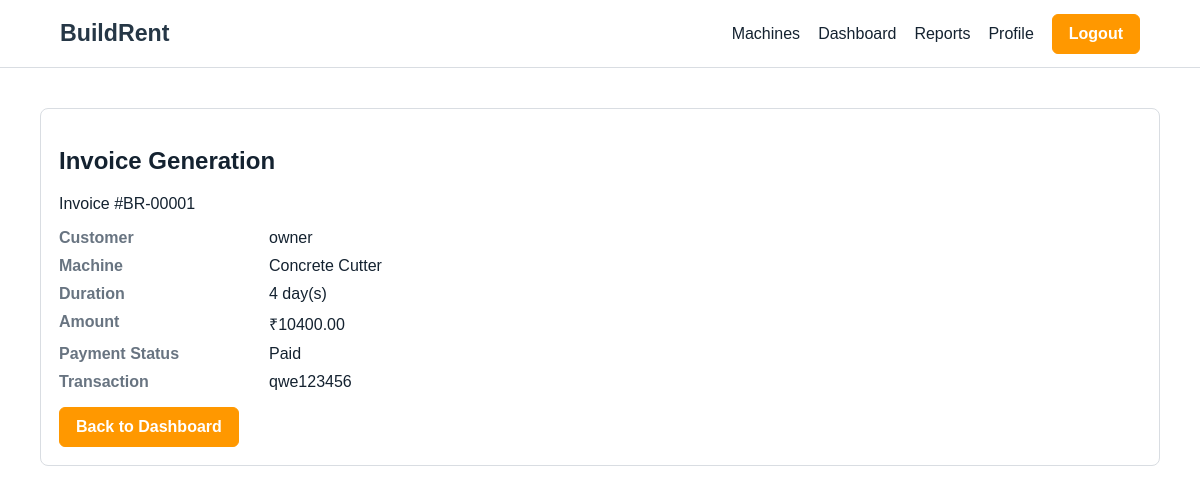
Page /bookings/1/invoice/ (signed in) on the committed database.
### rentals/models.py (models this page shows, shortened)
class Booking(models.Model):
    STATUS_PENDING = "pending"
    STATUS_CONFIRMED = "confirmed"
    STATUS_CANCELLED = "cancelled"
    STATUS_COMPLETED = "completed"
    STATUS_CHOICES = (
        (STATUS_PENDING, "Pending"),
        (STATUS_CONFIRMED, "Confirmed"),
        (STATUS_CANCELLED, "Cancelled"),
        (STATUS_COMPLETED, "Completed"),
    )
    customer = models.ForeignKey(settings.AUTH_USER_MODEL, on_delete=models.CASCADE, related_name="bookings")
    machine = models.ForeignKey(Machine, on_delete=models.CASCADE, related_name="bookings")
    start_date = models.DateField()
    end_date = models.DateField()
    status = models.CharField(max_length=20, choices=STATUS_CHOICES, default=STATUS_PENDING)
    total_amount = models.DecimalField(max_digits=10, decimal_places=2, default=Decimal("0.00"))
    created_at = models.DateTimeField(auto_now_add=True)
    class Meta:
        ordering = ["-created_at"]
    @property
    def rental_days(self):
        return max((self.end_date - self.start_date).days + 1, 1)

class Machine(models.Model):
    STATUS_AVAILABLE = "available"
    STATUS_UNAVAILABLE = "unavailable"
    STATUS_MAINTENANCE = "maintenance"
    STATUS_CHOICES = (
        (STATUS_AVAILABLE, "Available"),
        (STATUS_UNAVAILABLE, "Unavailable"),
        (STATUS_MAINTENANCE, "Under Maintenance"),
    )
    owner = models.ForeignKey(settings.AUTH_USER_MODEL, on_delete=models.CASCADE, related_name="machines")
    category = models.ForeignKey(Category, on_delete=models.PROTECT, related_name="machines")
    name = models.CharField(max_length=120)
    description = models.TextField()
    specifications = models.TextField(blank=True)
    image = models.ImageField(upload_to="machines/", blank=True)
    hourly_rate = models.DecimalField(max_digits=10, decimal_places=2, default=Decimal("0.00"))
    daily_rate = models.DecimalField(max_digits=10, decimal_places=2)
    weekly_rate = models.DecimalField(max_digits=10, decimal_places=2, default=Decimal("0.00"))
    availability_status = models.CharField(max_length=20, choices=STATUS_CHOICES, default=STATUS_AVAILABLE)
    approved = models.BooleanField(default=False)
    created_at = models.DateTimeField(auto_now_add=True)
    class Meta:
        ordering = ["name"]

class Payment(models.Model):
    STATUS_PENDING = "pending"
    STATUS_PAID = "paid"
    STATUS_REFUNDED = "refunded"
    STATUS_FAILED = "failed"
    STATUS_CHOICES = (
        (STATUS_PENDING, "Pending"),
        (STATUS_PAID, "Paid"),
        (STATUS_REFUNDED, "Refunded"),
        (STATUS_FAILED, "Failed"),
    )
    booking = models.OneToOneField(Booking, on_delete=models.CASCADE, related_name="payment")
    transaction_id = models.CharField(max_length=80, blank=True)
    amount = models.DecimalField(max_digits=10, decimal_places=2)
    status = models.CharField(max_length=20, choices=STATUS_CHOICES, default=STATUS_PENDING)
    paid_at = models.DateTimeField(null=True, blank=True)

### rentals/views.py (the view)
# urls.py: path("bookings/<int:booking_id>/invoice/", views.invoice, name="invoice"),
@login_required
def invoice(request, booking_id):
    booking = get_object_or_404(Booking, pk=booking_id)
    return render(request, "rentals/invoice.html", {"booking": booking})

### templates/rentals/invoice.html
{% extends "rentals/base.html" %}
{% block content %}
<section class="invoice">
  <h1>Invoice Generation</h1>
  <p>Invoice #BR-{{ booking.pk|stringformat:"05d" }}</p>
  <dl>
    <dt>Customer</dt><dd>{{ booking.customer.username }}</dd>
    <dt>Machine</dt><dd>{{ booking.machine.name }}</dd>
    <dt>Duration</dt><dd>{{ booking.rental_days }} day(s)</dd>
    <dt>Amount</dt><dd>₹{{ booking.total_amount }}</dd>
    <dt>Payment Status</dt><dd>{{ booking.payment.get_status_display }}</dd>
    <dt>Transaction</dt><dd>{{ booking.payment.transaction_id|default:"Pending" }}</dd>
  </dl>
  <a class="primary" href="{% url 'dashboard' %}">Back to Dashboard</a>
</section>
{% endblock %}

### static/rentals/styles.css (style rules this page uses)
:root { --ink: #142230; --panel: #263746; --gold: #c1b24d; --line: #d9dde2; --muted: #687481; --soft: #f5f6f8; --accent: #ff9800; --ok: #237b4b; }
* { box-sizing: border-box; }
body { margin: 0; color: var(--ink); background: #fff; font-family: Arial, Helvetica, sans-serif; }
a { color: inherit; text-decoration: none; }
.nav-button, .topbar button, .primary, .secondary { border: 1px solid var(--line); border-radius: 6px; cursor: pointer; display: inline-flex; font: inherit; min-height: 40px; padding: 10px 16px; }
.topbar button, .nav-button, .primary { background: var(--accent); border-color: var(--accent); color: #fff; font-weight: 700; }
.content-band, .dashboard, .invoice { margin: 40px auto; max-width: 1120px; padding: 0 20px; }
.review-list article, .compact-grid article, .stats article, .invoice, .table-wrap { border: 1px solid var(--line); border-radius: 8px; padding: 18px; }
.invoice dl { display: grid; gap: 10px; grid-template-columns: 160px 1fr; }
.invoice dt { color: var(--muted); font-weight: 700; }

### rows in the picture
Booking: pk "00001", customer.username "owner", machine.name "Concrete Cutter", rental_days "4", total_amount "10400.00", payment.status "Paid", payment.transaction_id "qwe123456"
